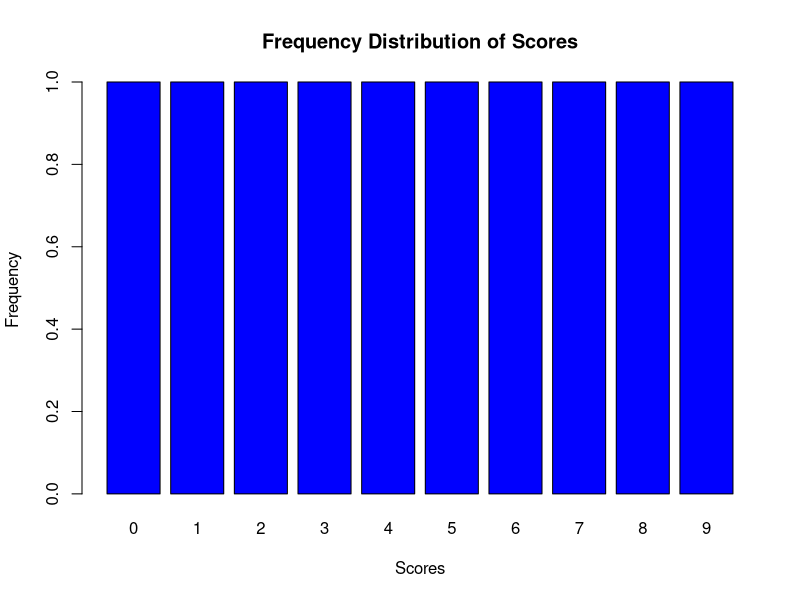
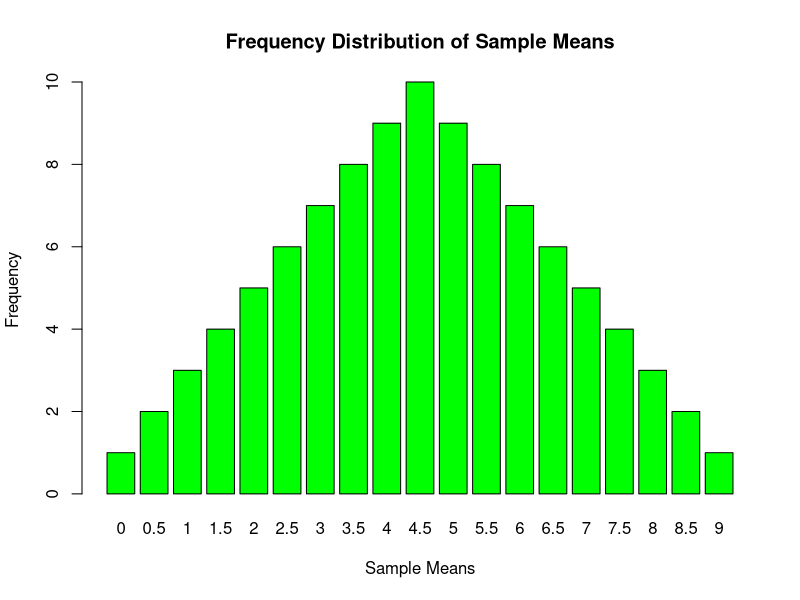

Generate these figures, in order, with R:
library(tidyverse)
library(dplyr)
# define the scores as a vector
scores <- c(0, 1, 2, 3, 4, 5, 6, 7, 8, 9)

#dataframe
scores_df <- data.frame(Scores = scores)
print(scores_df)

#1. Produce a frequency distribution. Describe the shape.
freq_dist <- table(scores_df$Scores)
print(freq_dist)

##barplot
barplot(freq_dist, main="Frequency Distribution of Scores", xlab="Scores", ylab="Frequency", col="blue")

##the shape of the distribution is uniform because each score from 0 to 9 only appears once

#2. Generate all possible samples of size 2 with replacement
samples <- expand.grid(scores, scores)

# Print the samples
print(samples)

#3. Enter the list of the means of the samples you identified for the previous question into a new R data frame. Create a frequency distribution. Describe the shape of this distribution
## Means of the samples
sample_means <- rowMeans(samples)

## Sample Dataframe
sample_means_df <- data.frame(SampleMeans = sample_means)

## Frequency Distribution
freq_dist_means <- table(sample_means_df$SampleMeans)
print(freq_dist_means)

## Barplot
barplot(freq_dist_means, main="Frequency Distribution of Sample Means", xlab="Sample Means", ylab="Frequency", col="green")

## Shape description
### The shape of the distribution of sample means is normal, unimodal, and leptokurtic.

# 4. Calculate the mean and standard deviation of the sample means. Compare these values to the population mean and standard deviation.
##define the population scores
population_scores <- c(0, 1, 2, 3, 4, 5, 6, 7, 8, 9)

##calculate the mean and standard deviation of the population
population_mean <- mean(population_scores)
population_sd <- sd(population_scores)

##print the population mean and standard deviation
cat("Population Mean:", population_mean, "\n")
cat("Population Standard Deviation:", population_sd, "\n")

##alculate the mean and standard deviation of the sampling distribution
sampling_mean <- mean(sample_means_df$SampleMeans)
sampling_sd <- sd(sample_means_df$SampleMeans)

##print the sampling distribution mean and standard deviation
cat("Sampling Distribution Mean:", sampling_mean, "\n")
cat("Sampling Distribution Standard Deviation:", sampling_sd, "\n")

# 5. If we randomly selected a sample, what is the probability of getting a mean within 2 points of the population value?
# Define the population scores
population_scores <- c(0, 1, 2, 3, 4, 5, 6, 7, 8, 9)

# Calculate the population mean and standard deviation
population_mean <- mean(population_scores)
population_sd <- sd(population_scores)

# Define the sample size
sample_size <- 2

# Calculate the standard error
standard_error <- population_sd / sqrt(sample_size)

# Calculate the Z-scores for the sample mean being within 2 points of the population mean
z_lower <- (population_mean - 2 - population_mean) / standard_error
z_upper <- (population_mean + 2 - population_mean) / standard_error

# Find the cumulative probability for the Z-scores
probability <- pnorm(z_upper) - pnorm(z_lower)

# Print the probability
cat("Probability of getting a sample mean within 2 points of the population mean:", probability, "\n")